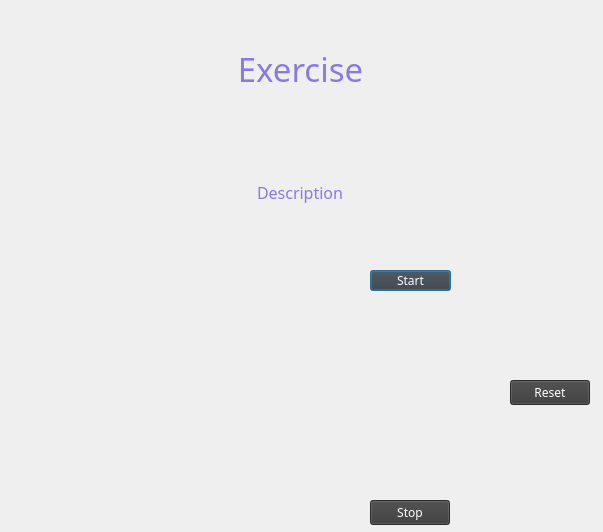
<?xml version="1.0" encoding="UTF-8"?>
<ui version="4.0">
 <class>descriptionDialog</class>
 <widget class="QDialog" name="descriptionDialog">
  <property name="geometry">
   <rect>
    <x>0</x>
    <y>0</y>
    <width>603</width>
    <height>532</height>
   </rect>
  </property>
  <property name="windowTitle">
   <string>Exercise</string>
  </property>
  <property name="windowIcon">
   <iconset resource="resources.qrc">
    <normaloff>:/images/RWLogo.png</normaloff>:/images/RWLogo.png</iconset>
  </property>
  <property name="styleSheet">
   <string notr="true">QDialog {border-image: url(:/images/background.jpg)}
QLabel { background: transparent; }
</string>
  </property>
  <widget class="QPushButton" name="start">
   <property name="geometry">
    <rect>
     <x>370</x>
     <y>270</y>
     <width>81</width>
     <height>21</height>
    </rect>
   </property>
   <property name="font">
    <font>
     <family>Rockwell</family>
    </font>
   </property>
   <property name="styleSheet">
    <string notr="true">QPushButton {color: white; background-color: rgb(58, 58, 58)}</string>
   </property>
   <property name="text">
    <string>Start</string>
   </property>
   <property name="checkable">
    <bool>false</bool>
   </property>
  </widget>
  <widget class="QPushButton" name="stop">
   <property name="geometry">
    <rect>
     <x>370</x>
     <y>500</y>
     <width>80</width>
     <height>25</height>
    </rect>
   </property>
   <property name="font">
    <font>
     <family>Rockwell</family>
    </font>
   </property>
   <property name="styleSheet">
    <string notr="true">QPushButton {color: white; background-color: rgb(58, 58, 58)}</string>
   </property>
   <property name="text">
    <string>Stop</string>
   </property>
  </widget>
  <widget class="QPushButton" name="reset">
   <property name="geometry">
    <rect>
     <x>510</x>
     <y>380</y>
     <width>80</width>
     <height>25</height>
    </rect>
   </property>
   <property name="font">
    <font>
     <family>Rockwell</family>
    </font>
   </property>
   <property name="styleSheet">
    <string notr="true">QPushButton {color: white; background-color: rgb(58, 58, 58)}</string>
   </property>
   <property name="text">
    <string>Reset</string>
   </property>
  </widget>
  <widget class="QLabel" name="timer">
   <property name="geometry">
    <rect>
     <x>300</x>
     <y>300</y>
     <width>211</width>
     <height>191</height>
    </rect>
   </property>
   <property name="maximumSize">
    <size>
     <width>16777215</width>
     <height>16777215</height>
    </size>
   </property>
   <property name="font">
    <font>
     <pointsize>25</pointsize>
    </font>
   </property>
   <property name="autoFillBackground">
    <bool>false</bool>
   </property>
   <property name="styleSheet">
    <string notr="true"/>
   </property>
   <property name="frameShape">
    <enum>QFrame::NoFrame</enum>
   </property>
   <property name="text">
    <string/>
   </property>
   <property name="pixmap">
    <pixmap resource="resources.qrc">:/images/stopwatch.png</pixmap>
   </property>
   <property name="scaledContents">
    <bool>true</bool>
   </property>
   <property name="alignment">
    <set>Qt::AlignCenter</set>
   </property>
   <property name="wordWrap">
    <bool>true</bool>
   </property>
  </widget>
  <widget class="QLabel" name="stopwatch">
   <property name="geometry">
    <rect>
     <x>300</x>
     <y>300</y>
     <width>211</width>
     <height>191</height>
    </rect>
   </property>
   <property name="text">
    <string/>
   </property>
   <property name="pixmap">
    <pixmap resource="resources.qrc">:/images/stopwatch.png</pixmap>
   </property>
   <property name="scaledContents">
    <bool>true</bool>
   </property>
   <property name="alignment">
    <set>Qt::AlignCenter</set>
   </property>
  </widget>
  <widget class="QPushButton" name="youtube">
   <property name="geometry">
    <rect>
     <x>50</x>
     <y>300</y>
     <width>211</width>
     <height>151</height>
    </rect>
   </property>
   <property name="cursor">
    <cursorShape>PointingHandCursor</cursorShape>
   </property>
   <property name="styleSheet">
    <string notr="true">background-color: transparent;
border-image: url(:/images/youtube.png);
background: none;
border: none;
background-repeat: none;
color: transparent;</string>
   </property>
   <property name="text">
    <string/>
   </property>
  </widget>
  <widget class="QWidget" name="">
   <property name="geometry">
    <rect>
     <x>0</x>
     <y>10</y>
     <width>601</width>
     <height>241</height>
    </rect>
   </property>
   <layout class="QVBoxLayout" name="verticalLayout">
    <item>
     <widget class="QLabel" name="exerciseName">
      <property name="font">
       <font>
        <family>Rockwell</family>
        <pointsize>25</pointsize>
       </font>
      </property>
      <property name="styleSheet">
       <string notr="true">QLabel {color: rgb(139, 120, 230);}</string>
      </property>
      <property name="text">
       <string>Exercise</string>
      </property>
      <property name="scaledContents">
       <bool>true</bool>
      </property>
      <property name="alignment">
       <set>Qt::AlignCenter</set>
      </property>
     </widget>
    </item>
    <item alignment="Qt::AlignHCenter">
     <widget class="QLabel" name="exerciseDesc">
      <property name="font">
       <font>
        <family>Rockwell</family>
        <pointsize>12</pointsize>
       </font>
      </property>
      <property name="styleSheet">
       <string notr="true">QLabel {color: rgb(139, 120, 230);}</string>
      </property>
      <property name="text">
       <string>Description</string>
      </property>
      <property name="scaledContents">
       <bool>true</bool>
      </property>
      <property name="alignment">
       <set>Qt::AlignCenter</set>
      </property>
      <property name="wordWrap">
       <bool>true</bool>
      </property>
      <property name="openExternalLinks">
       <bool>true</bool>
      </property>
     </widget>
    </item>
   </layout>
  </widget>
  <zorder>stopwatch</zorder>
  <zorder>timer</zorder>
  <zorder>exerciseName</zorder>
  <zorder>exerciseDesc</zorder>
  <zorder>start</zorder>
  <zorder>stop</zorder>
  <zorder>reset</zorder>
  <zorder>youtube</zorder>
 </widget>
 <resources>
  <include location="resources.qrc"/>
 </resources>
 <connections/>
</ui>
